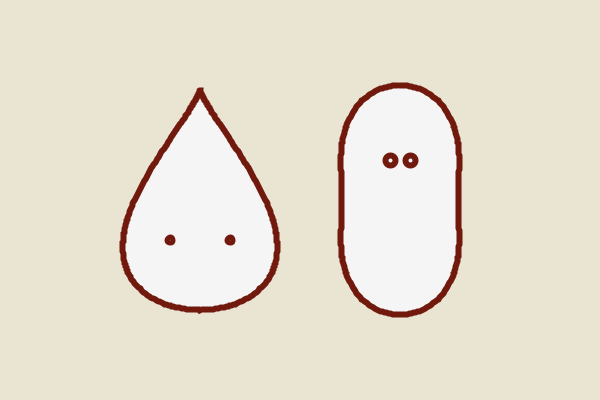
Frame 1 (no input)
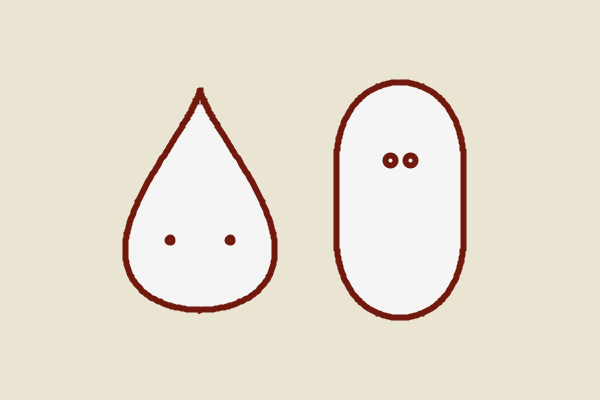
Frame 60 (the mouse pressed at the canvas centre just before this capture)
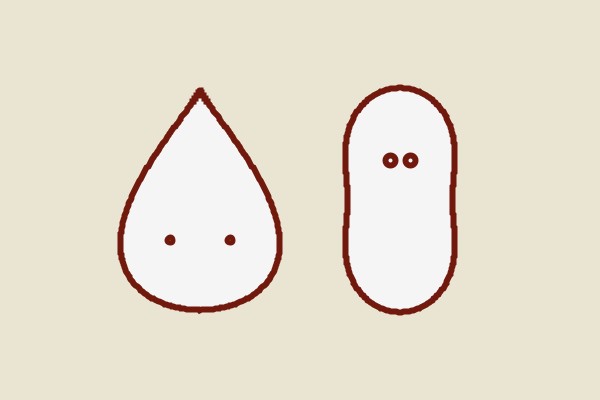
Frame 120 (the mouse held since frame 60 and released just before this capture)

The Processing sketch that drew these frames (run headless with seeded random() and noise(); from frame 60 on, the mouse is pressed at the canvas centre):

// Processing sketch: processing_50461
// ── processing_50461.pde

float t_angle = 0.0;
float p_angle = 0.0;
void setup()
{
  size(600, 400);
  background(200);
  smooth();
  strokeWeight(6);
  stroke(113, 25, 13);
  fill(245);
}

void draw()
{
  background(#EAE4D3);

  tearDrop(width/3, height/2, 110.0);
  peanut(2*width/3, height/2);
}

void peanut(float xpos, float ypos)
{
  //http://mathworld.wolfram.com/CassiniOvals.html
  pushMatrix();
  translate(xpos, ypos);
  rotate(-HALF_PI);

  float t_dist = dist(mouseX, mouseY, xpos, ypos); //Calculate dist between shape and mouse
  float mx = map(t_dist, width/3, 0, 0.05, 0.6);   //Map this distance to a range of .05 to .6
  mx = constrain(mx, 0.05, 0.6); //Make sure it doesn't go above or below these values
  
  float b = map(sin(p_angle), -1, 1, 72, 110); //I found that 72-110 works best
  float a = 70.0;

  beginShape();
  for (int i=0; i<360; i++)
  {
    float r2 = (a*a) * (cos(2*radians(i)) + sqrt(pow(b/a, 4.0)- sq(sin(2*radians(i)))));
    float r = sqrt(r2); //  ^  Polar Equation for cassini oval

    float x = cos( radians(i) ) * r;
    float y = sin( radians(i) ) * r;
    vertex(x, y);
  }
  endShape();

  popMatrix();
  ellipse(xpos-10, ypos-40, 10, 10); //eyes...
  ellipse(xpos+10, ypos-40, 10, 10);
  p_angle+=mx; // Use the calculated value above to control the "speed" of the sin calculations
}


void tearDrop(float xpos, float ypos, float r)
{
  //http://mathworld.wolfram.com/TeardropCurve.html
  pushMatrix();
  translate(xpos, ypos);
  rotate(-HALF_PI);

  float t_dist = dist(mouseX, mouseY, xpos, ypos);
  float mx = map(t_dist, width/3, 0, 0.05, 0.6);
  mx = constrain(mx, 0.05, 0.6);
  float a = map(sin(t_angle), -1, 1, 0.5, 2.5);


  beginShape();
  for (int i=0; i<360; i++)
  {
    float x = cos( radians(i) ) *r;
    //The exponent a controls the shape of the curve
    float y = sin( radians(i) ) * pow(sin(radians(i)/2), a) *r;

    vertex(x, y);
  }
  endShape();
  popMatrix();
  ellipse(xpos-30, ypos+40, 5, 5);
  ellipse(xpos+30, ypos+40, 5, 5);
  t_angle+=mx;
}
